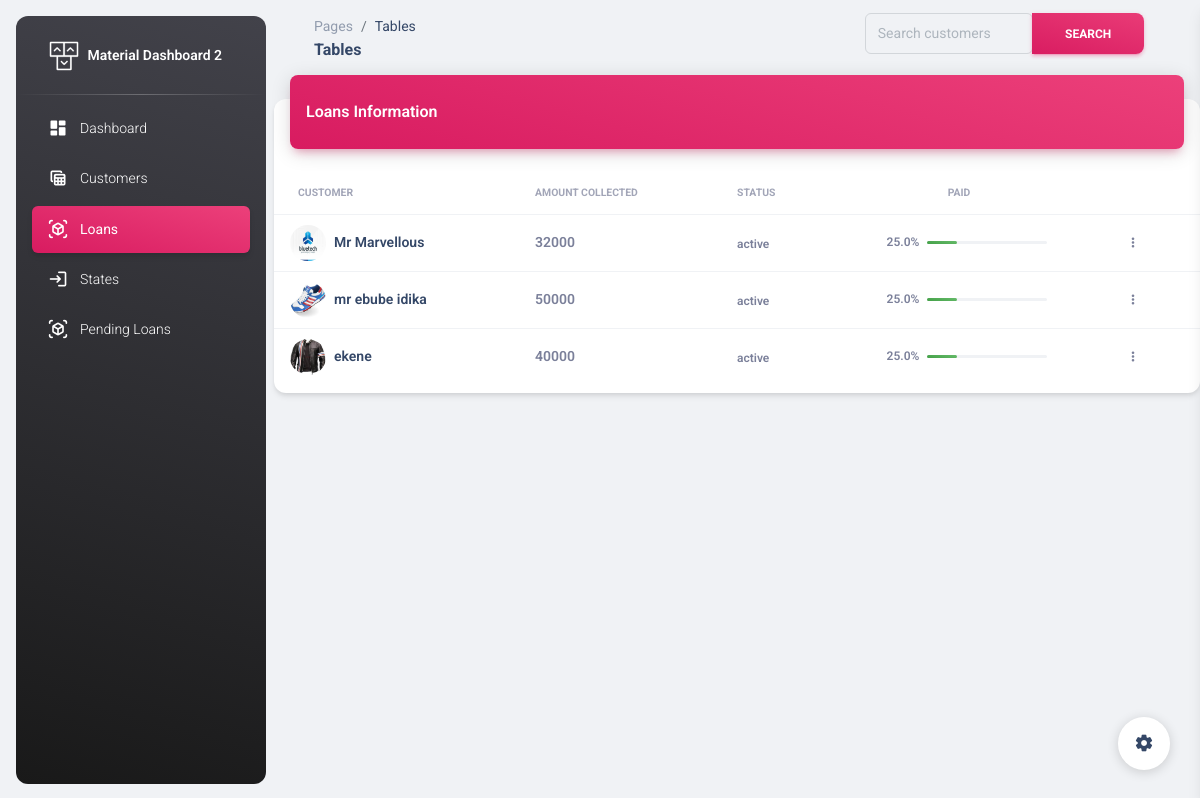
The page /administration/allloan/ (signed in) on the database its author committed.
### administration/models.py (models this page shows, shortened)
class Loan(models.Model):
    loanee=models.ForeignKey(Customers,on_delete=models.CASCADE)
    amount_collected=models.IntegerField()
    amount_paid=models.IntegerField()
    due_date=models.DateTimeField()
    status=models.CharField(max_length=100,choices=status_choices,default="active")
    due=models.BooleanField()
    expected_payment_days=models.IntegerField(default=25)

class Customers(models.Model):
    name=models.CharField(max_length=100)
    branch=models.ForeignKey(Branch,on_delete=models.PROTECT,null=True,default=None)
    gender=models.CharField(max_length=100, null=True)
    occupation=models.CharField(max_length=100, null=True)
    state=models.CharField(max_length=100, null=True)
    passport=models.ImageField()
    business_name=models.CharField(max_length=100)
    bussiness_address=models.CharField(max_length=100)
    age=models.IntegerField()
    phone_number=models.IntegerField(null=True)
    home_address=models.CharField(max_length=100)
    card_number=models.IntegerField()
    guarantors_name=models.CharField(max_length=100)
    guarantors_phone=models.IntegerField()
    guarantors_address=models.CharField(max_length=100)
    goccupation=models.CharField(max_length=100,null=True)
    gstate=models.CharField(max_length=100,null=True)
    def __str__(self):
        return self.name

### administration/views.py (the view)
# urls.py: path('allloan/',asearch_customer_loans, name='allloan_users'),
@login_required
def asearch_customer_loans(request):
    if request.method == 'GET':
        ppaid=0
        query = request.GET.get('q')
        if query:
            loans = Loan.objects.filter(loanee__name__icontains=query)
        else:
            loans = Loan.objects.filter()
        for x in loans:
            if x:
                if x.amount_collected > 0:
                    ppaid=(x.amount_paid/x.amount_collected)*100
                else:
                    ppaid=0
            else:
                ppaid=0
        context = {
            'loans': loans,
            'query': query,
            'ppaid':ppaid
        }
        return render(request, 'administration/loansearch.html', context)

### administration/templates/administration/loansearch.html (shortened to what this page needs)
<!DOCTYPE html>
<html lang="en">
  {% load static %}
<head>
  <link href="{% static 'administration/assets/css/nucleo-icons.css'%}" rel="stylesheet" />
  <link href="{% static 'administration/assets/css/nucleo-svg.css'%}" rel="stylesheet" />
  <link id="pagestyle" href="{% static 'administration/assets/css/material-dashboard.css'%}" rel="stylesheet" />
</head>
<body class="g-sidenav-show  bg-gray-200">
  <aside class="sidenav navbar navbar-vertical navbar-expand-xs border-0 border-radius-xl my-3 fixed-start ms-3   bg-gradient-dark" id="sidenav-main">
    <div class="sidenav-header">
      <a class="navbar-brand m-0" href=" https://demos.creative-tim.com/material-dashboard/pages/dashboard " target="_blank">
        <img src="{% static 'administration/assets/img/logo-ct.png'%}" class="navbar-brand-img h-100" alt="main_logo">
        <span class="ms-1 font-weight-bold text-white">Material Dashboard 2</span>
      </a>
    </div>
    <hr class="horizontal light mt-0 mb-2">
    <div class="collapse navbar-collapse  w-auto " id="sidenav-collapse-main">
      <ul class="navbar-nav">
        <li class="nav-item">
          <a class="nav-link text-white " href="{% url 'dashboard'%}">
            <div class="text-white text-center me-2 d-flex align-items-center justify-content-center">
              <i class="material-icons opacity-10">dashboard</i>
            </div>
            <span class="nav-link-text ms-1">Dashboard</span>
          </a>
        </li>
        <li class="nav-item">
          <a class="nav-link text-white  " href="{% url 'customer_details'%}">
            <div class="text-white text-center me-2 d-flex align-items-center justify-content-center">
              <i class="material-icons opacity-10">table_view</i>
            </div>
            <span class="nav-link-text ms-1">Customers</span>
          </a>
        </li>
        <li class="nav-item">
            <a class="nav-link text-white active bg-gradient-primary" href="{% url 'loans'%}">
              <div class="text-white text-center me-2 d-flex align-items-center justify-content-center">
                <i class="material-icons opacity-10">view_in_ar</i>
              </div>
              <span class="nav-link-text ms-1">Loans</span>
            </a>
          </li>
          <li class="nav-item">
            <a class="nav-link text-white " href="{% url 'states'%}">
              <div class="text-white text-center me-2 d-flex align-items-center justify-content-center">
                <i class="material-icons opacity-10">login</i>
              </div>
              <span class="nav-link-text ms-1">States </span>
            </a>
          </li>
          <li class="nav-item">
            <a class="nav-link text-white " href="{% url 'applied'%}">
              <div class="text-white text-center me-2 d-flex align-items-center justify-content-center">
                <i class="material-icons opacity-10">view_in_ar</i>
              </div>
              <span class="nav-link-text ms-1">Pending Loans </span>
            </a>
          </li>
      </ul>
    </div>
  </aside>
  <main class="main-content position-relative max-height-vh-100 h-100 border-radius-lg ">
    <nav class="navbar navbar-main navbar-expand-lg px-0 mx-4 shadow-none border-radius-xl" id="navbarBlur" data-scroll="true">
      <div class="container-fluid py-1 px-3">
        <nav aria-label="breadcrumb">
          <ol class="breadcrumb bg-transparent mb-0 pb-0 pt-1 px-0 me-sm-6 me-5">
            <li class="breadcrumb-item text-sm"><a class="opacity-5 text-dark" href="javascript:;">Pages</a></li>
            <li class="breadcrumb-item text-sm text-dark active" aria-current="page">Tables</li>
          </ol>
          <h6 class="font-weight-bolder mb-0">Tables</h6>
        </nav>
        <div class="collapse navbar-collapse mt-sm-0 mt-2 me-md-0 me-sm-4" id="navbar">
          <div class="ms-md-auto pe-md-3 d-flex align-items-center">
            <form method="GET" action="{% url 'allloan_users'%}">
              <div class="input-group input-group-outline">
                <input type="text" class="form-control w-40 mb-2" name="q"  placeholder="Search customers">
                <button class="btn bg-gradient-primary w-40  mb-2" type="submit" onclick="{% url 'allloan_users'%}">Search</button>
                </form>
          </div>
        </div>
      </div>
    </nav>
      <div class="row">
        <div class="col-12">
          <div class="card my-4">
            <div class="card-header p-0 position-relative mt-n4 mx-3 z-index-2">
              <div class="bg-gradient-primary shadow-primary border-radius-lg pt-4 pb-3">
                <h6 class="text-white text-capitalize ps-3">Loans Information</h6>
              </div>
            </div>
            <div class="card-body px-0 pb-2">
              <div class="table-responsive p-0">
                <table class="table align-items-center justify-content-center mb-0">
                  <thead>
                    <tr>
                      <th class="text-uppercase text-secondary text-xxs font-weight-bolder opacity-7">Customer</th>
                      <th class="text-uppercase text-secondary text-xxs font-weight-bolder opacity-7 ps-2">Amount Collected</th>
                      <th class="text-uppercase text-secondary text-xxs font-weight-bolder opacity-7 ps-2">Status</th>
                      <th class="text-uppercase text-secondary text-xxs font-weight-bolder text-center opacity-7 ps-2">paid</th>
                      <th></th>
                    </tr>
                  </thead>
                  <tbody>
                    {% for loan in loans %}
                    <tr>
                      <td>
                        <div class="d-flex px-2">
                          <div>
                            <img src="{{loan.loanee.passport.url}}" class="avatar avatar-sm rounded-circle me-2" alt="xd">
                          </div>
                          <div class="my-auto">
                            <h6 class="mb-0 text-sm">{{loan.loanee}}</h6>
                          </div>
                        </div>
                      </td>
                      <td>
                        <p class="text-sm font-weight-bold mb-0">{{loan.amount_collected}}</p>
                      </td>
                      <td>
                        <span class="text-xs font-weight-bold">{{loan.status}}</span>
                      </td>
                      <td class="align-middle text-center">
                        <div class="d-flex align-items-center justify-content-center">
                          <span class="me-2 text-xs font-weight-bold">{{ppaid}}%</span>
                          <div>
                            <div class="progress">
                                <div class="progress-bar bg-gradient-success" style="width: {{ ppaid }}%;" role="progressbar" aria-valuenow="{{ppaid }}" aria-valuemin="0" aria-valuemax="100"></div>
                            </div>
                          </div>
                        </div>
                      </td>
                      <td class="align-middle">
                        <button class="btn btn-link text-secondary mb-0" aria-haspopup="true" aria-expanded="false">
                          <i class="fa fa-ellipsis-v text-xs"></i>
                        </button>
                      </td>
                    </tr>
                    {% endfor %}
                  </tbody>
                </table>
              </div>
            </div>
          </div>
        </div>
      </div>
  </main>
  <div class="fixed-plugin">
    <a class="fixed-plugin-button text-dark position-fixed px-3 py-2">
      <i class="material-icons py-2">settings</i>
    </a>
  </div>
</body>
</html>

### rows shown on the page
Loan: loanee.passport (picture), loanee "Mr Marvellous", amount_collected "32000", status "active", ppaid "25.0"
Loan: loanee.passport (picture), loanee "mr ebube idika", amount_collected "50000", status "active", ppaid "25.0"
Loan: loanee.passport (picture), loanee "ekene", amount_collected "40000", status "active", ppaid "25.0"
